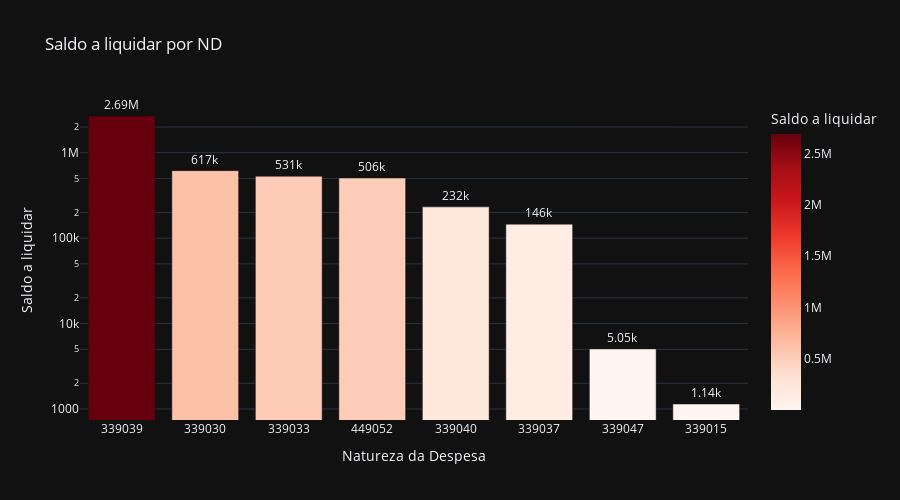

Notebook code for this chart:
### Code cell
# Saldo a liquidar por ND
cols = ['ND', 'A_LIQUIDAR']

df_aux = df.loc[:, cols].groupby('ND').sum().sort_values(by= 'A_LIQUIDAR', ascending=False).reset_index()
df_aux = df_aux[df_aux['A_LIQUIDAR'] > 0]
fig = px.bar(df_aux, 
             x='ND', 
             y='A_LIQUIDAR',
             title='Saldo a liquidar por ND',
             labels={'ND':'Natureza da Despesa', 'A_LIQUIDAR':'Saldo a liquidar'},
             text_auto='.3s',
             height=500,
             log_y=True,
             color='A_LIQUIDAR',
             color_continuous_scale = 'reds',
             template='plotly_dark')
fig.update_traces(textposition = 'outside', cliponaxis = False, hovertemplate=None)
fig.update_layout(hovermode="x unified")

fig.show()

### Figure 1 — Plotly figure (JSON) as saved in the notebook; plotly's stock layout.template omitted (floating-point values rounded to 4 significant figures)
{"data": [{"alignmentgroup": "True", "cliponaxis": false, "legendgroup": "", "marker": {"color": [2692000.0, 616700.0, 530600.0, 505700.0, 232400.0, 145700.0, 5050.0, 1144.0], "coloraxis": "coloraxis", "pattern": {"shape": ""}}, "name": "", "offsetgroup": "", "orientation": "v", "showlegend": false, "textposition": "outside", "texttemplate": "%{y:.3s}", "type": "bar", "x": ["339039", "339030", "339033", "449052", "339040", "339037", "339047", "339015"], "xaxis": "x", "y": [2692000.0, 616700.0, 530600.0, 505700.0, 232400.0, 145700.0, 5050.0, 1144.0], "yaxis": "y"}], "layout": {"barmode": "relative", "coloraxis": {"colorbar": {"title": {"text": "Saldo a liquidar"}}, "colorscale": [[0, "rgb(255,245,240)"], [0.125, "rgb(254,224,210)"], [0.25, "rgb(252,187,161)"], [0.375, "rgb(252,146,114)"], [0.5, "rgb(251,106,74)"], [0.625, "rgb(239,59,44)"], [0.75, "rgb(203,24,29)"], [0.875, "rgb(165,15,21)"], [1, "rgb(103,0,13)"]]}, "height": 500, "hovermode": "x unified", "legend": {"tracegroupgap": 0}, "title": {"text": "Saldo a liquidar por ND"}, "xaxis": {"anchor": "y", "domain": [0, 1], "title": {"text": "Natureza da Despesa"}}, "yaxis": {"anchor": "x", "domain": [0, 1], "title": {"text": "Saldo a liquidar"}, "type": "log"}}}
